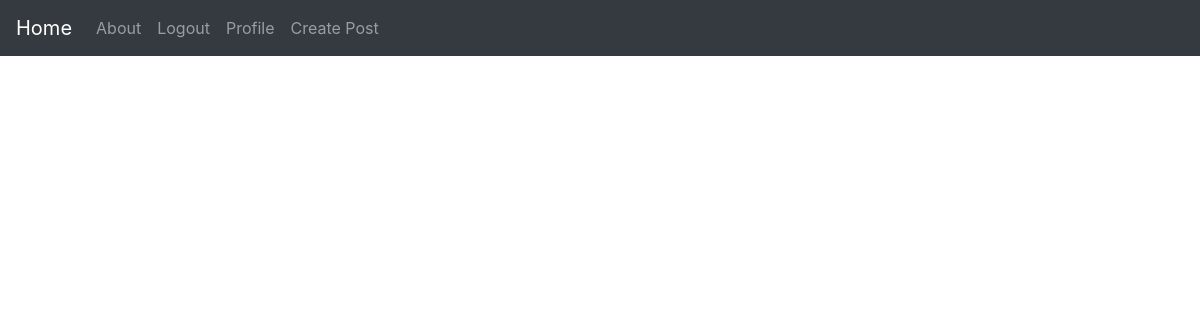
Before: / (signed in) with the older database file.
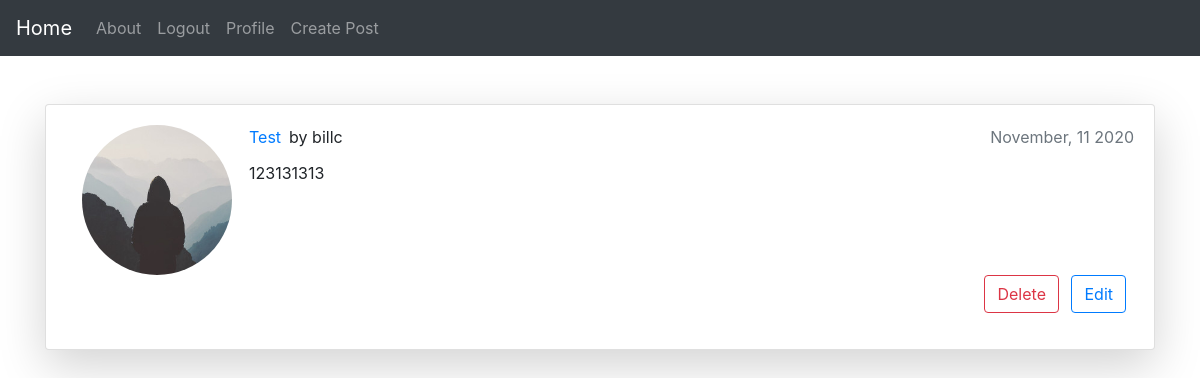
After: the same page with the newer database file.
### posts/models.py (models this page shows, shortened)
class Post(models.Model):
    title = models.CharField(max_length=100)
    content = RichTextField(blank=True,null=True)
    created_at = models.DateTimeField(default=timezone.now)
    author = models.ForeignKey(User,on_delete=models.CASCADE)

### users/models.py (models this page shows, shortened)
class Profile(models.Model):
    user = models.OneToOneField(User,on_delete=models.CASCADE)
    image = models.ImageField(default="default.jpg",upload_to="profile_pics")

### posts/views.py (the view)
# urls.py: path("",PostListView.as_view(),name="posts-home"),
class PostListView(LoginRequiredMixin,ListView):
    model = Post
    context_object_name = "posts"
    template_name = "posts/home.html"
    ordering = ["-created_at"]

### posts/templates/posts/home.html (shortened to what this page needs)
{% extends "posts/base.html" %}
{% block content %}
<div class="container">
{% for post in posts %}
    <div class="card shadow-lg rounded bg-white mt-5 mb-5">
        <div class="card-body">
          <div class="row">
        <div class="col-2">
       <img class="ml-3 img-fluid" src="{{ user.profile.image.url }}" style="border-radius: 50%;width:150px;" alt="Profile Picture">
       </div>
       <div class="col">
            <div class="card-title d-flex"><a href="{% url 'post-detail' post.id %}">{{ post.title }}</a>
                <span class="ml-2">by {{ post.author.username }}</span>
                <span class="text-muted ml-auto">{{ post.created_at|date:"F, d Y" }}</span>
            </div>
            <div class="card-text">
                {{ post.content|safe }}
            </div>
        </div>
        </div>              <div class="form-group d-flex">
            <div class="ml-auto">
            <a class="btn btn-outline-danger mr-2" href="{% url 'post-delete' post.id %}">Delete</a>
            <a class="btn btn-outline-primary mr-2" href="{% url 'post-update' post.id %}">Edit</a>
        </div>
        </div>
       </div>
    </div>
   {% endfor %}
</div>
{% endblock %}

### posts/templates/posts/base.html (shortened to what this page needs)
{% load static %}
<!DOCTYPE html>
<html lang="en">
<head>
    <link rel="stylesheet" href="https://cdn.jsdelivr.net/npm/bootstrap@4.5.3/dist/css/bootstrap.min.css">
</head>
<body>
    <div class="navbar navbar-expand navbar-dark bg-dark">
        {% if user.is_authenticated %}
            <a class="navbar-brand" href="{% url 'posts-home' %}">Home</a>
            <ul class="navbar-nav ">
                <li class="nav-item">
                    <a href="{% url 'about' %}" class="nav-link">About</a>
                </li>
                <li class="nav-item d-flex ">
                    <a href="{% url 'logout' %}" class="nav-link mr-auto">Logout</a>
                </li>
                <li class="nav-item">
                   <a href="{% url 'profile' %}" class="nav-link">Profile</a>
                </li>
                <li class="nav-item">
                   <a href="{% url 'post-create' %}" class="nav-link">Create Post</a>
                </li>
            </ul>
        {% endif %}
    </div>
    {% block content %}
    {% endblock %}
</body>
</html>

Changed rows visible on the page:
added Post: profile.image (placeholder picture), title "Test", author.username "billc", created_at "November, 11 2020", content "123131313"
